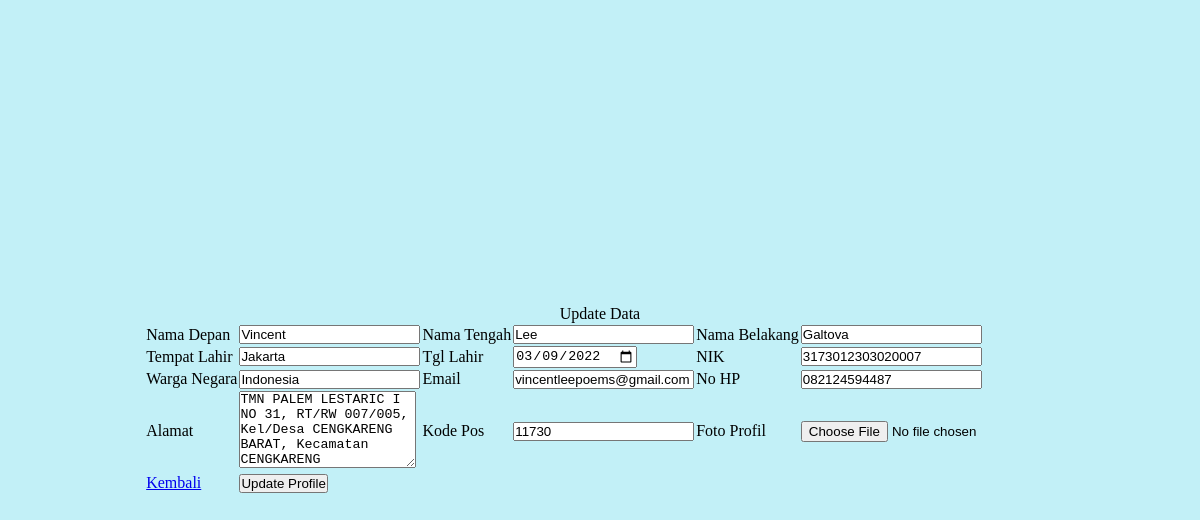
The app's page /EditProfil.php?nik=3173012303020007 with its own data.
### tables this page shows
CREATE TABLE `user_profile` (
  `namaDepan` varchar(20) NOT NULL,
  `namaTengah` varchar(20) NOT NULL,
  `namaBelakang` varchar(20) NOT NULL,
  `tempatLahir` varchar(20) NOT NULL,
  `tanggalLahir` date NOT NULL,
  `nik` char(20) NOT NULL,
  `wargaNegara` varchar(20) NOT NULL,
  `email` varchar(50) NOT NULL,
  `noHp` varchar(20) NOT NULL,
  `alamat` varchar(200) NOT NULL,
  `kodePos` char(5) NOT NULL,
  `imageDir` varchar(255) NOT NULL,
  `username` varchar(100) NOT NULL,
  `password1` varchar(25) NOT NULL,
  `password2` varchar(25) NOT NULL
);

### EditProfil.php (the view, shortened to what this page needs)
<?php
    include("./config.php");
    if(isset($_GET['nik'])){
        $str_query = "SELECT * FROM user_profile WHERE nik= '".$_GET['nik']."'";
        $query = mysqli_query($mysqli, $str_query);
        $data = mysqli_fetch_array($query);
    }
?>
<!DOCTYPE html>
<html lang="en">
<head>
    <link rel="stylesheet" href="./style.css">
</head>
<body>
    <div class="update-form">
        <form action="./prosesEditProfil.php" method="post" enctype="multipart/form-data">
            <table>
                <caption>Update Data</caption>
                <tr>
                    <td>Nama Depan</td>
                    <td><input type="text" name="namaDepan" value="<?php echo $data['namaDepan'] ?>"></td>
                    <td>Nama Tengah</td>
                    <td><input type="text" name="namaTengah" value="<?php echo $data['namaTengah'] ?>"></td>
                    <td>Nama Belakang</td>
                    <td><input type="text" name="namaBelakang" value="<?php echo $data['namaBelakang'] ?>"></td>
                </tr>
                <tr>
                    <td>Tempat Lahir</td>
                    <td><input type="text" name="tempatLahir" value="<?php echo $data['tempatLahir'] ?>"></td>
                    <td>Tgl Lahir</td>
                    <td><input type="date" name="tglLahir" placeholder="dd/mm/yyyy" value="<?php echo $data['tanggalLahir'] ?>"></td>
                    <td>NIK</td>
                    <td><input type="text" name="nik" value="<?php echo $data['nik'] ?>" readonly></td>
                </tr>
                <tr>
                    <td>Warga Negara</td>
                    <td><input type="text" name="wargaNegara" value="<?php echo $data['wargaNegara'] ?>"></td>
                    <td>Email</td>
                    <td><input type="text" name="email" value="<?php echo $data['email'] ?>"></td>
                    <td>No HP</td>
                    <td><input type="text" name="noHp" value="<?php echo $data['noHp'] ?>"></td>
                </tr>
                <tr>
                    <td>Alamat</td>
                    <td><textarea name="alamat" cols="20" rows="5"><?php echo $data['alamat'] ?></textarea></td>
                    <td>Kode Pos</td>
                    <td><input type="text" name="kodePos" value="<?php echo $data['kodePos'] ?>"></td>
                    <td>Foto Profil</td>
                    <td><input type="file" name="ubahProfil"></td>
                </tr>
                <tr>
                    <td><a href="./profile.php">Kembali</a></td>
                    <td><button type="submit" name="editProfile">Update Profile</button></td>
                </tr>
            </table>
        </form>
    </div>
</body>
</html>

### style.css (style rules this page uses)
* { padding: 0px; margin: 0px; }
.update-form { background-color: #c2f0f7; width: 100%; height: 100vh; display: flex; align-items: center; justify-content: center; }

### records on screen
user_profile: namaDepan "Vincent", namaTengah "Lee", namaBelakang "Galtova", tempatLahir "Jakarta", tglLahir "03/09/2022", nik "3173012303020007", wargaNegara "Indonesia", email "vincentleepoems@gmail.com", noHp "082124594487", alamat "TMN PALEM LESTARIC I NO 31, RT/RW 007/005, Kel/Desa CENGKARENG BARAT, Kecamatan CENGKARENG", kodePos "11730"
